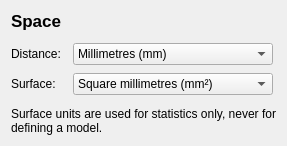
    <widget class="QWidget" name="space_page">
     <layout class="QVBoxLayout" name="space_layout">
      <property name="spacing">
       <number>12</number>
      </property>
     <item>
      <widget class="QLabel" name="space_heading">
       <property name="font">
        <font>
         <pointsize>13</pointsize>
         <bold>true</bold>
        </font>
       </property>
       <property name="text">
        <string notr="true">Space</string>
       </property>
      </widget>
     </item>
     <item>
      <layout class="QFormLayout" name="space_form">
       <property name="fieldGrowthPolicy">
        <enum>QFormLayout::FieldGrowthPolicy::FieldsStayAtSizeHint</enum>
       </property>
       <property name="horizontalSpacing">
        <number>12</number>
       </property>
       <property name="verticalSpacing">
        <number>8</number>
       </property>
       <item row="0" column="0">
        <widget class="QLabel" name="distance_label">
         <property name="text">
          <string extracomment="label of the distance unit chooser">Distance:</string>
         </property>
        </widget>
       </item>
       <item row="0" column="1">
        <widget class="QComboBox" name="distance_combo">
         <property name="minimumSize">
          <size>
           <width>200</width>
           <height>0</height>
          </size>
         </property>
         <item>
          <property name="text">
           <string extracomment="a unit in the settings; the symbol in brackets is not translated">Millimetres (mm)</string>
          </property>
         </item>
         <item>
          <property name="text">
           <string extracomment="a unit in the settings; the symbol in brackets is not translated">Centimetres (cm)</string>
          </property>
         </item>
         <item>
          <property name="text">
           <string extracomment="a unit in the settings; the symbol in brackets is not translated">Metres (m)</string>
          </property>
         </item>
         <item>
          <property name="text">
           <string extracomment="a unit in the settings; the symbol in brackets is not translated">Decametres (dam)</string>
          </property>
         </item>
         <item>
          <property name="text">
           <string extracomment="a unit in the settings; the symbol in brackets is not translated">Kilometres (km)</string>
          </property>
         </item>
        </widget>
       </item>
       <item row="1" column="0">
        <widget class="QLabel" name="surface_label">
         <property name="text">
          <string extracomment="label of the surface unit chooser">Surface:</string>
         </property>
        </widget>
       </item>
       <item row="1" column="1">
        <widget class="QComboBox" name="surface_combo">
         <property name="minimumSize">
          <size>
           <width>200</width>
           <height>0</height>
          </size>
         </property>
         <item>
          <property name="text">
           <string extracomment="a unit in the settings; the symbol in brackets is not translated">Square millimetres (mm²)</string>
          </property>
         </item>
         <item>
          <property name="text">
           <string extracomment="a unit in the settings; the symbol in brackets is not translated">Square centimetres (cm²)</string>
          </property>
         </item>
         <item>
          <property name="text">
           <string extracomment="a unit in the settings; the symbol in brackets is not translated">Square metres (m²)</string>
          </property>
         </item>
         <item>
          <property name="text">
           <string extracomment="a unit in the settings; the symbol in brackets is not translated">Square decametres (dam²)</string>
          </property>
         </item>
         <item>
          <property name="text">
           <string extracomment="a unit in the settings; the symbol in brackets is not translated">Hectares (ha)</string>
          </property>
         </item>
         <item>
          <property name="text">
           <string extracomment="a unit in the settings; the symbol in brackets is not translated">Square kilometres (km²)</string>
          </property>
         </item>
        </widget>
       </item>
      </layout>
     </item>
     <item>
      <widget class="QLabel" name="space_note">
       <property name="placeholder" stdset="0">
        <bool>true</bool>
       </property>
       <property name="wordWrap">
        <bool>true</bool>
       </property>
       <property name="text">
        <string extracomment="under the surface unit chooser on the Space page">Surface units are used for statistics only, never for defining a model.</string>
       </property>
      </widget>
     </item>
     <item>
      <spacer name="space_spacer">
       <property name="orientation">
        <enum>Qt::Orientation::Vertical</enum>
       </property>
       <property name="sizeHint" stdset="0">
        <size>
         <width>0</width>
         <height>0</height>
        </size>
       </property>
      </spacer>
     </item>
     </layout>
    </widget>
